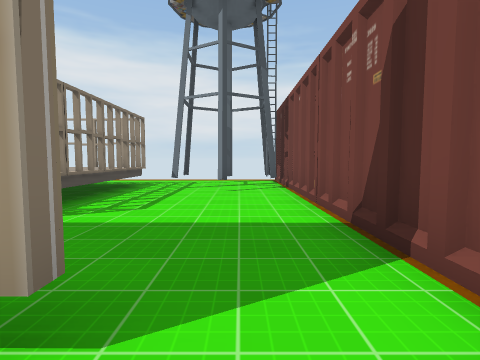
View 1 (above)

16 first-person views from a walk through a scene from a Unity 3-D project. The camera is 1.4 m above the floor, tilts 4° down and sees 80° across. The floor is counted in squares, 2 m on a side. Each view is taken from the middle of a square. On the plan, view 1 faces up. The plan holds only what a view shows up to about 10 squares ahead; the rest is blank. The place goes on beyond the plan. The player is left out. Door leaves are left out, so doorways stand open. Some surface patterns are stand-ins.

View 2
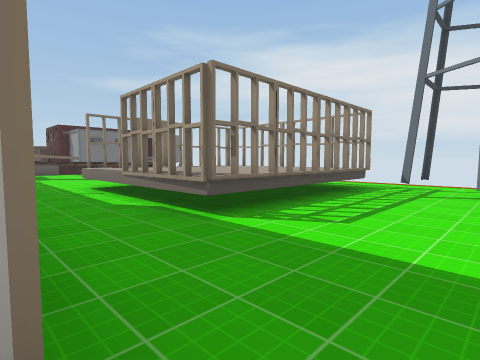

View 3
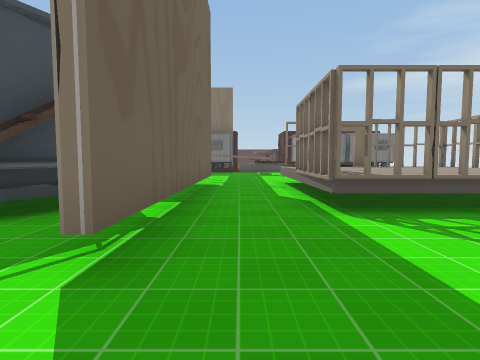

View 4
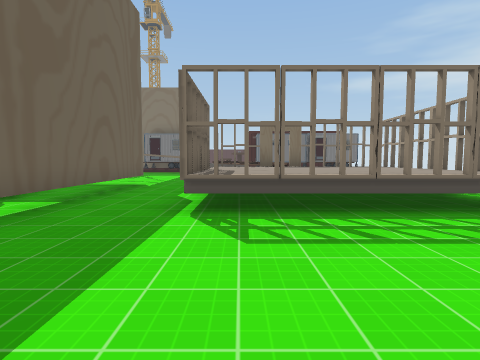

View 5
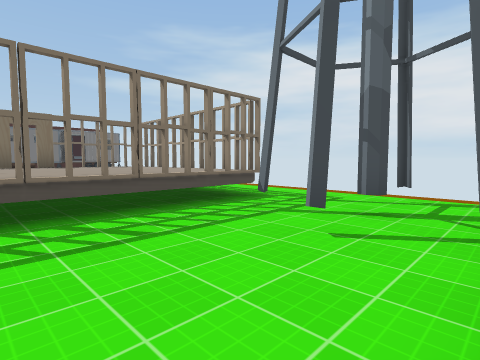

View 6
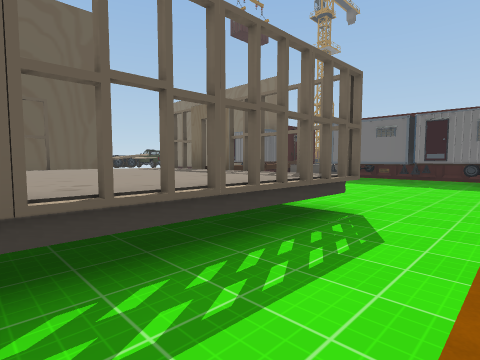

View 7
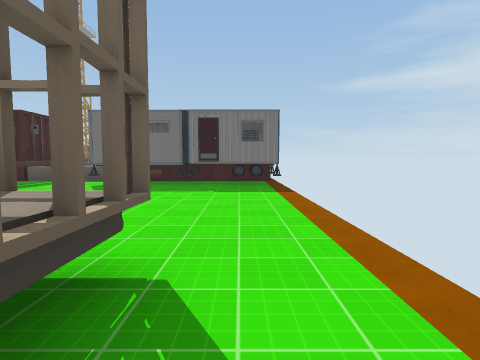

View 8
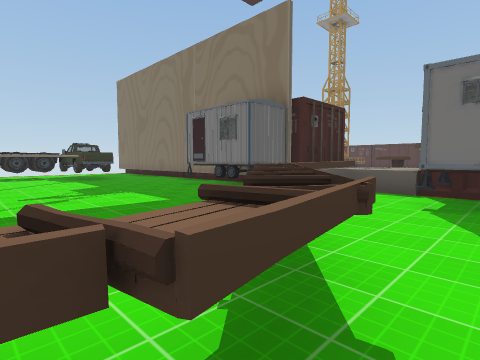

View 9
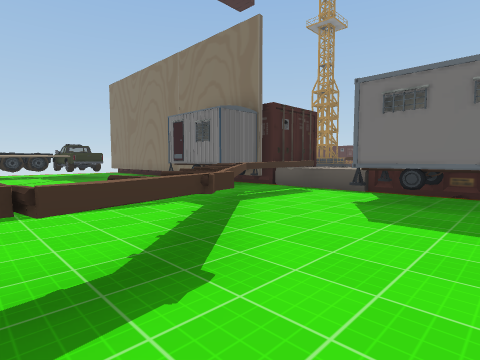

View 10
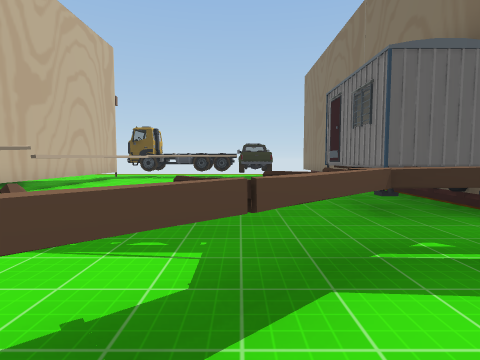

View 11
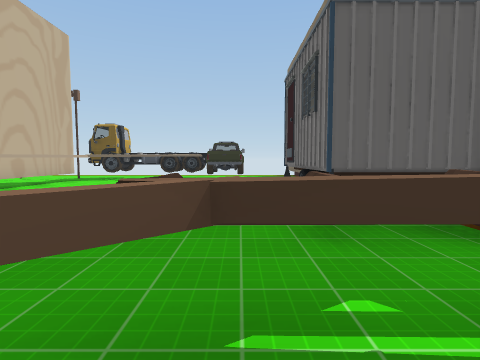

View 12
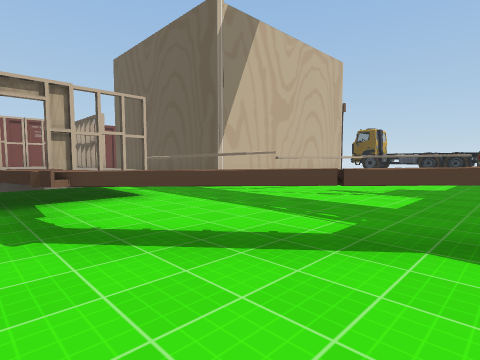

View 13
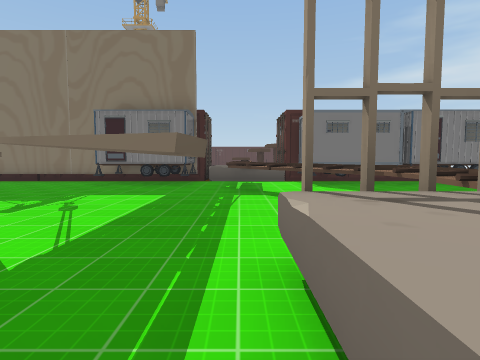

View 14
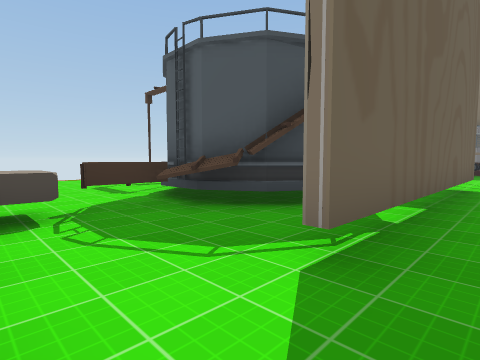

View 15
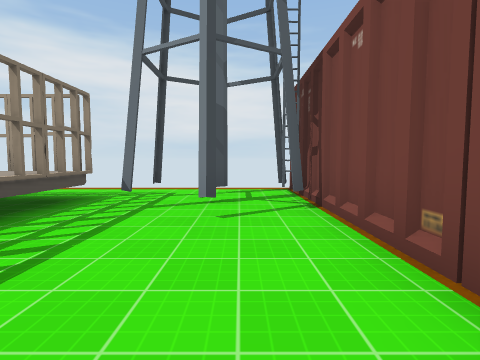

View 16
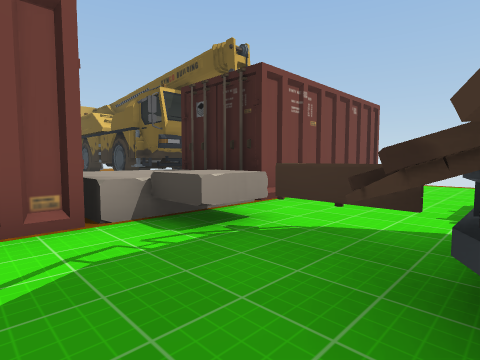

### Floor plan
Key: @ floor where view 1 was taken; # wall or solid block; . floor; / step, stairs or slope; = window, fence, low wall or low ledge; ^ raised ledge; C container; T tower; H thing the floor can be seen under or through; R truck; O other object.
Columns run from 18 left of view 1 to 4 right of it. Each row starts with its distance up from view 1.
 10   #OO...............CCC
  9   #OO.............T.
  8   #OO.....^^^#^^..TT
  7   #OO.....#^^^^^T..#
  6   #OO.....^^^^^^.../
  5   COO..^^^^^^^^^.../
  4  ^^...^#..^^^^^^.../
  3 ^^^^^^#....^.==#.../
  2 ^#C.......#......../
  1  ##OO.....########./
  0    OO....H #......@/
 -1    #O....H #   ###./#CC
 -2    .....HH H    #^#O^^^
 -3    #....H..H    #... ^^
 -4    #...# ..H.   ....CC#
 -5    # OO .. H.. ...
 -6      ORRR R#.. ...
 -7      OR R        .
 -8                 ...
 -9                 ...

Positions as (right, up) in squares from view 1, and headings:
1: (0, 0), facing up
2: (0, 1), facing up-left
3: (1, 2), facing left
4: (1, 4), facing left
5: (1, 4), facing up-left
6: (-4, 10), facing down-left
7: (-6, 9), facing left
8: (-9, 6), facing down-left
9: (-9, 7), facing down-left
10: (-12, 5), facing down
11: (-13, 4), facing down
12: (-13, 6), facing down-right
13: (-6, 3), facing left
14: (1, 2), facing down-left
15: (0, 3), facing up
16: (-2, 0), facing down-right
